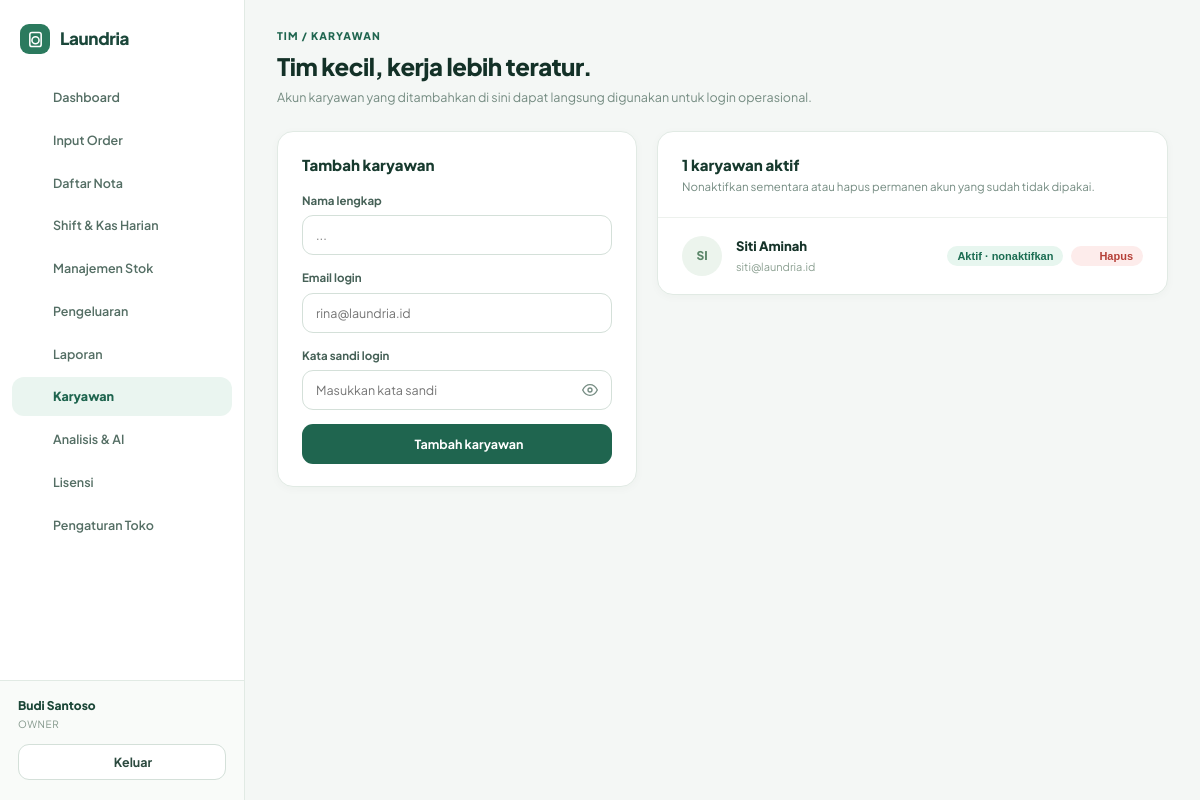
Screenshot of /owner/employees.php (signed in) with the database file from the repository.
### tables this page shows
CREATE TABLE IF NOT EXISTS `users` (
  `id` int(11) NOT NULL AUTO_INCREMENT,
  `name` varchar(100) NOT NULL,
  `email` varchar(100) NOT NULL,
  `password` varchar(255) NOT NULL,
  `role` enum('owner','employee') NOT NULL DEFAULT 'employee',
  `position` varchar(50) NOT NULL DEFAULT 'Karyawan',
  `active` tinyint(1) NOT NULL DEFAULT 1,
  PRIMARY KEY (`id`),
  UNIQUE KEY `email` (`email`)
);

### owner/employees.php (the view, shortened to what this page needs)
<?php
require_once '../config/koneksi.php';
include '../public/includes/header.php';
$emps = $conn->query("SELECT * FROM users WHERE role = 'employee' ORDER BY id ASC")->fetch_all(MYSQLI_ASSOC);
$activeCnt = count(array_filter($emps, fn($e) => $e['active'] == 1));
?>
<div class="page">
  <div class="page-header">
    <div>
      <p class="eyebrow">Tim / Karyawan</p>
      <h2 class="page-title">Tim kecil, kerja lebih teratur.</h2>
      <p class="page-desc">Akun karyawan yang ditambahkan di sini dapat langsung digunakan untuk login operasional.</p>
    </div>
  </div>
  <div class="grid-2-left">
    <form method="POST" class="panel panel-pad">
      <h3 class="section-title">Tambah karyawan</h3>
      <div class="form-group" style="margin-top:16px;">
        <label class="form-label">Nama lengkap</label>
        <input type="text" name="name" class="form-input" placeholder="..." required>
      </div>
      <div class="form-group">
        <label class="form-label">Email login</label>
        <input type="email" name="email" class="form-input" placeholder="rina@laundria.id" required>
      </div>
      <div class="form-group">
        <label class="form-label">Kata sandi login</label>
        <div style="position:relative;">
          <input type="password" name="password" id="inp-emp-pass" placeholder="Masukkan kata sandi" class="form-input" style="padding-right:38px;" required>
          <button type="button" onclick="toggleEmpPass()" title="Lihat/Sembunyikan sandi" style="position:absolute; right:10px; top:50%; transform:translateY(-50%); background:none; border:none; color:#758c82; cursor:pointer; padding:4px; display:grid; place-items:center;">
            <svg id="eye-emp-icon" width="16" height="16" viewBox="0 0 24 24" fill="none" stroke="currentColor" stroke-width="2" stroke-linecap="round" stroke-linejoin="round">
              <path d="M1 12s4-8 11-8 11 8 11 8-4 8-11 8-11-8-11-8z"/><circle cx="12" cy="12" r="3"/>
            </svg>
          </button>
        </div>
      </div>
      <button type="submit" class="btn-primary btn-block"><?= icon('plus', 16) ?> Tambah karyawan</button>
    </form>
    <section class="panel">
      <div class="panel-pad">
        <h3 class="section-title"><?= $activeCnt ?> karyawan aktif</h3>
        <p class="section-sub">Nonaktifkan sementara atau hapus permanen akun yang sudah tidak dipakai.</p>
      </div>
      <div>
        <?php if (empty($emps)): ?>
          <div style="padding:24px; text-align:center; font-size:12px; color:#8ca092; border-top:1px solid #edf1ed;">
            Belum ada akun karyawan terdaftar.
          </div>
        <?php else: foreach ($emps as $e): ?>
          <div style="display:flex; flex-wrap:wrap; align-items:center; gap:14px; padding:18px 24px; border-top:1px solid #edf1ed;">
            <span style="width:40px; height:40px; border-radius:50%; background:#ecf4ed; color:#5b8669; font-size:12px; font-weight:800; display:grid; place-items:center;">
              <?= strtoupper(substr($e['name'], 0, 2)) ?>
            </span>
            <div style="flex:1; min-width:180px;">
              <div style="font-size:13px; font-weight:800;"><?= htmlspecialchars($e['name']) ?></div>
              <div style="font-size:11px; color:#8ca092; margin-top:2px;"><?= htmlspecialchars($e['email']) ?></div>
            </div>
            <div style="display:flex; align-items:center; gap:8px;">
              <form method="POST">
                <button type="submit" class="badge <?= $e['active'] ? 'badge-green' : 'badge-gray' ?>" style="border:none; cursor:pointer;">
                  <?= $e['active'] ? 'Aktif · nonaktifkan' : 'Nonaktif · aktifkan' ?>
                </button>
              </form>
              <form method="POST" onsubmit="return confirm('Hapus permanen akun <?= htmlspecialchars(addslashes($e['name'])) ?>? Tindakan ini tidak bisa dibatalkan.')">
                <button type="submit" class="badge badge-red" style="border:none; cursor:pointer;" title="Hapus permanen">
                  <?= icon('close', 12) ?> Hapus
                </button>
              </form>
            </div>
          </div>
        <?php endforeach; endif; ?>
      </div>
    </section>
  </div>
</div>
<?php include '../public/includes/footer.php'; ?>

### public/includes/ui.php (shortened to what this page needs)
<?php
function logo($light = false) {
    $c = $light ? '#ffffff' : '#1b473a';
    return '<div style="display:inline-flex; align-items:center; gap:10px; font-weight:800; font-size:17px; color:' . $c . '; letter-spacing:-0.02em;">
        <span style="width:30px; height:30px; border-radius:9px; background:#2b7a5e; color:#fff; display:grid; place-items:center;">
            <svg width="17" height="17" viewBox="0 0 24 24" fill="none" stroke="currentColor" stroke-width="2.2"><rect x="4" y="2" width="16" height="20" rx="3"/><circle cx="12" cy="13" r="5"/><line x1="8" y1="6" x2="8.01" y2="6"/></svg>
        </span>
        <span>Laundria</span>
    </div>';
}
function icon($name, $size = 16) {
    $icons = [
        'dashboard' => '<rect x="3" y="3" width="7" height="7" rx="1.5"/><rect x="14" y="3" width="7" height="7" rx="1.5"/><rect x="3" y="14" width="7" height="7" rx="1.5"/><rect x="14" y="14" width="7" height="7" rx="1.5"/>',
        'orders'    => '<path d="M9 5H7a2 2 0 0 0-2 2v12a2 2 0 0 0 2 2h10a2 2 0 0 0 2-2V7a2 2 0 0 0-2-2h-2"/><rect x="9" y="3" width="6" height="4" rx="1"/>',
        'money'     => '<rect x="2" y="6" width="20" height="12" rx="2"/><circle cx="12" cy="12" r="2.5"/>',
        'box'       => '<path d="M21 16V8a2 2 0 0 0-1-1.73l-7-4a2 2 0 0 0-2 0l-7 4A2 2 0 0 0 3 8v8a2 2 0 0 0 1 1.73l7 4a2 2 0 0 0 2 0l7-4A2 2 0 0 0 21 16z"/><polyline points="3.27 6.96 12 12.01 20.73 6.96"/><line x1="12" y1="22.08" x2="12" y2="12"/>',
        'reports'   => '<path d="M14 2H6a2 2 0 0 0-2 2v16a2 2 0 0 0 2 2h12a2 2 0 0 0 2-2V8z"/><polyline points="14 2 14 8 20 8"/><line x1="16" y1="13" x2="8" y2="13"/><line x1="16" y1="17" x2="8" y2="17"/>',
        'users'     => '<path d="M17 21v-2a4 4 0 0 0-4-4H5a4 4 0 0 0-4 4v2"/><circle cx="9" cy="7" r="4"/><path d="M23 21v-2a4 4 0 0 0-3-3.87"/><path d="M16 3.13a4 4 0 0 1 0 7.75"/>',
        'sparkle'   => '<path d="M12 3l1.8 4.2L18 9l-4.2 1.8L12 15l-1.8-4.2L6 9l4.2-1.8L12 3z"/>',
        'check'     => '<polyline points="20 6 9 17 4 12"/>',
        'plus'      => '<line x1="12" y1="5" x2="12" y2="19"/><line x1="5" y1="12" x2="19" y2="12"/>',
        'close'     => '<line x1="18" y1="6" x2="6" y2="18"/><line x1="6" y1="6" x2="18" y2="18"/>',
        'arrow'     => '<line x1="5" y1="12" x2="19" y2="12"/><polyline points="12 5 19 12 12 19"/>',
        'chevron'   => '<polyline points="9 18 15 12 9 6"/>',
        'download'  => '<path d="M21 15v4a2 2 0 0 1-2 2H5a2 2 0 0 1-2-2v-4"/><polyline points="7 10 12 15 17 10"/><line x1="12" y1="15" x2="12" y2="3"/>',
        'chart'     => '<line x1="18" y1="20" x2="18" y2="10"/><line x1="12" y1="20" x2="12" y2="4"/><line x1="6" y1="20" x2="6" y2="14"/>',
        'trend'     => '<polyline points="23 6 13.5 15.5 8.5 10.5 1 18"/><polyline points="17 6 23 6 23 12"/>',
        'laundry'   => '<rect x="4" y="2" width="16" height="20" rx="3"/><circle cx="12" cy="13" r="5"/>',
        'logout'    => '<path d="M9 21H5a2 2 0 0 1-2-2V5a2 2 0 0 1 2-2h4"/><polyline points="16 17 21 12 16 7"/><line x1="21" y1="12" x2="9" y2="12"/>'
    ];
    $p = $icons[$name] ?? '';
    return '<svg width="' . $size . '" height="' . $size . '" viewBox="0 0 24 24" fill="none" stroke="currentColor" stroke-width="2" stroke-linecap="round" stroke-linejoin="round">' . $p . '</svg>';
}

### public/assets/css/style.css (style rules this page uses)
:root { --bg: #f4f7f5; --surface: #ffffff; --surface-soft: #f9fbf9; --border: #e1eae4; --primary: #1f654f; --primary-hover: #174f3d; --primary-soft: #eaf5f0; --warm: #c97f3d; --warm-soft: #fff6ec; --text: #163329; --text-muted: #758c82; --danger: #b6463e; --danger-soft: #fdf1f0; --radius: 16px; }
* { box-sizing: border-box; margin: 0; padding: 0; }
body { font-family: 'Plus Jakarta Sans', system-ui, -apple-system, sans-serif; background: var(--bg); color: var(--text); font-size: 13px; line-height: 1.5; -webkit-font-smoothing: antialiased; }
.page { max-width: 1140px; margin: 0 auto; }
.page-header { display: flex; flex-wrap: wrap; justify-content: space-between; align-items: flex-end; gap: 16px; margin-bottom: 24px; }
.eyebrow { font-size: 10.5px; font-weight: 800; text-transform: uppercase; letter-spacing: 0.1em; color: var(--primary); margin-bottom: 4px; }
.page-title { font-size: 24px; font-weight: 800; letter-spacing: -0.02em; color: #133127; }
.page-desc { font-size: 12.5px; color: var(--text-muted); margin-top: 4px; }
.panel { background: var(--surface); border: 1px solid var(--border); border-radius: var(--radius); box-shadow: 0 2px 10px rgba(18, 48, 37, 0.03); }
.panel-pad { padding: 22px 24px; }
.section-title { font-size: 15px; font-weight: 800; color: #173a2e; }
.section-sub { font-size: 11.5px; color: var(--text-muted); margin-top: 2px; }
.grid-2-left { display: grid; grid-template-columns: 360px 1fr; gap: 20px; align-items: start; }
.form-group { margin-bottom: 14px; }
.form-label { display: block; font-size: 11.5px; font-weight: 700; color: #466157; margin-bottom: 6px; }
.form-input { width: 100%; height: 40px; padding: 0 13px; border: 1px solid #d4e0d9; border-radius: 11px; background: #ffffff; font-family: inherit; font-size: 12.5px; color: var(--text); outline: none; transition: border-color 0.15s, box-shadow 0.15s; }
.btn-primary, .btn-secondary { display: inline-flex; align-items: center; justify-content: center; gap: 8px; height: 40px; padding: 0 18px; border-radius: 11px; font-family: inherit; font-size: 12.5px; font-weight: 700; cursor: pointer; transition: all 0.15s ease; border: 1px solid transparent; }
.btn-primary { background: var(--primary); color: #ffffff; }
.btn-block { width: 100%; }
.badge { display: inline-flex; align-items: center; gap: 6px; padding: 4px 10px; border-radius: 99px; font-size: 11px; font-weight: 700; }
.badge-green { background: #e7f6ef; color: #1b6d52; }
.badge-red { background: #fdeceb; color: #b53f37; }

### rows the page displays
users: active "1", name "SI", name "Siti Aminah", email "siti@laundria.id", shows "Aktif · nonaktifkan", $size 12 (drawn)

### other values shown
$m['label'] "Dashboard"
$m['label'] "Input Order"
$m['label'] "Daftar Nota"
$m['label'] "Shift & Kas Harian"
$m['label'] "Manajemen Stok"
$m['label'] "Pengeluaran"
$m['label'] "Laporan"
$m['label'] "Karyawan"
$m['label'] "Analisis & AI"
$m['label'] "Lisensi"
$m['label'] "Pengaturan Toko"
$user['name'] "Budi Santoso"
